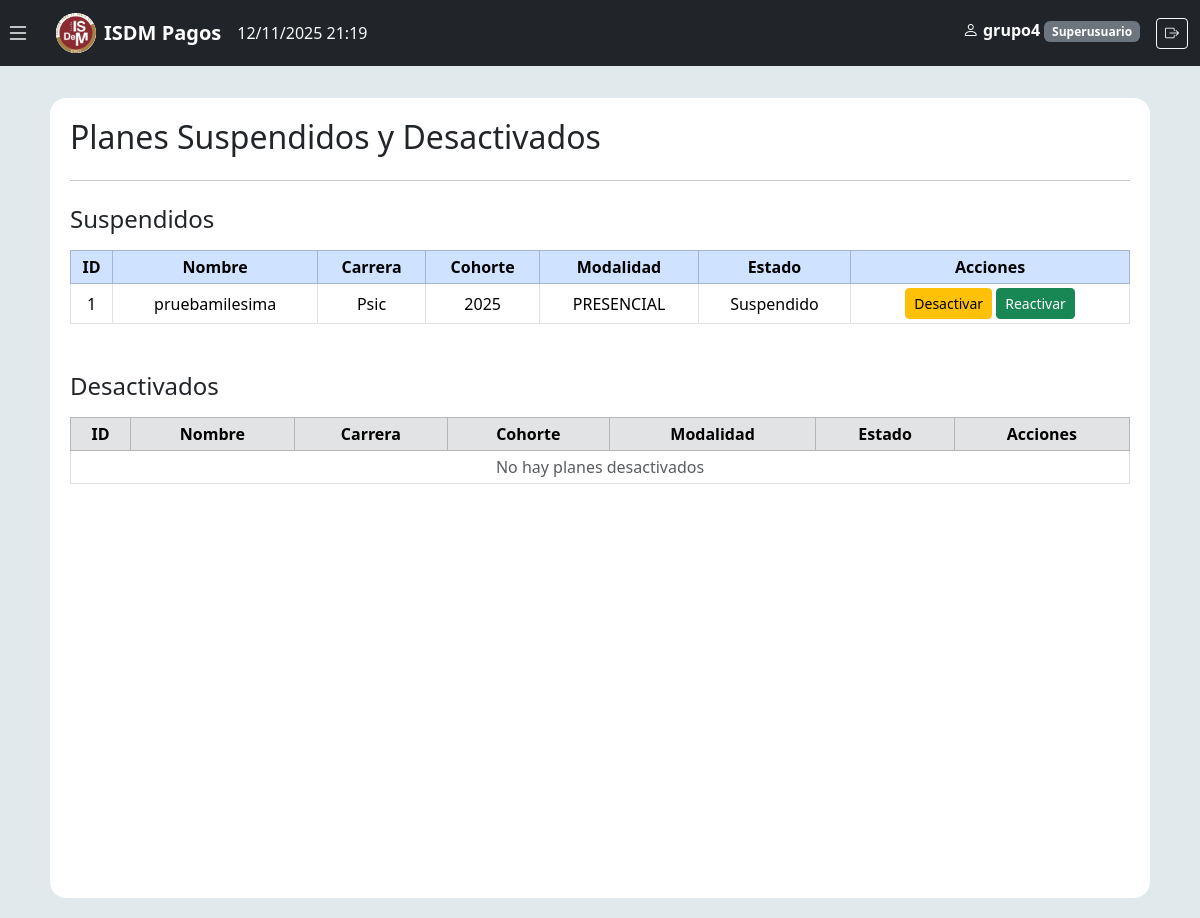
Before: /planes/suspendidos/ (signed in) with the older database file.
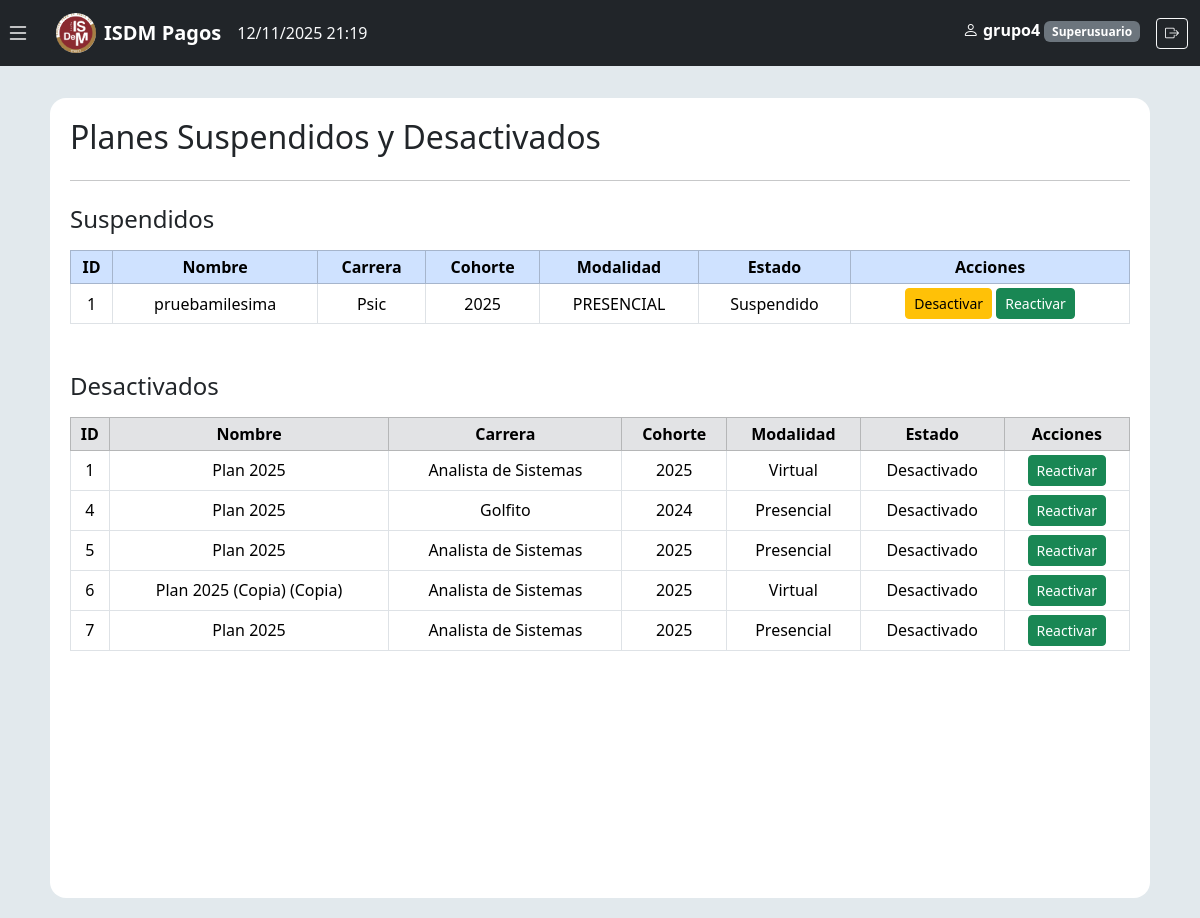
After: the same page with the newer database file.
### planes_pago/models.py (models this page shows, shortened)
class Regularizacion(models.Model):
    nombre = models.CharField(max_length=100)
    CARRERA_CHOICES = (
        ('INICIAL', 'Meestra nivel inicial'),
        ('ASI', 'Analisis de Sistemas'),
        ('INGLES', 'Profesorado de Ingles'),
        ('Psic', 'Psicopedagogia'),
    )
    carrera = models.CharField(
        max_length=20,
        choices=CARRERA_CHOICES,
        default='ASI',
        verbose_name='Carrera Seleccionada'
    )
    MODALIDAD_CHOICES = (
        ('PRESENCIAL', 'Presencial'),
        ('VIRTUAL', 'Virtual'),
        ('MIXTA', 'Mixta'),
    )
    modalidad = models.CharField(
        max_length=20,
        choices=MODALIDAD_CHOICES,
        default='PRESENCIAL',
        verbose_name='Modalidad de Cursada'
    )
    cohorte = models.CharField(max_length=15)
    ESTADO_CHOICES = [
        ('A', 'Activa'),
        ('S', 'Suspendida'),
        ('D', 'Desactivada'),
    ]
    estado = models.CharField(
        max_length=1,
        choices=ESTADO_CHOICES,
        default='S'
    )

class PlanPago(models.Model):
    nombre = models.CharField(max_length=100)
    carrera = models.CharField(max_length=100)
    cohorte = models.CharField(max_length=10)
    modalidad = models.CharField(max_length=50)
    iEstado = models.BooleanField(default=True)
    estado = models.CharField(
        max_length=1,
        choices=[
            ('A', 'Activo'),
            ('S', 'Suspendido'),
            ('D', 'Desactivado')
        ],
        default='A'
    )

### planes_pago/views.py (the view)
# urls.py: path('planes/suspendidos/', views.planes_suspendidos, name='planes_suspendidos'),
@login_required
def planes_suspendidos(request):
    suspendidos_planes = PlanPago.objects.filter(estado='S')
    desactivados_planes = PlanPago.objects.filter(estado='D')
    suspendidos_regularizaciones = Regularizacion.objects.filter(estado='S')
    desactivados_regularizaciones = Regularizacion.objects.filter(estado='D')
    suspendidos = list(suspendidos_planes) + list(suspendidos_regularizaciones)
    desactivados = list(desactivados_planes) + list(desactivados_regularizaciones)
    return render(request, "planes_suspendidos.html", {
        "suspendidos": suspendidos,
        "desactivados": desactivados
    })

### planes_pago/templatetags/permisos_tags.py (called while the page is built, shortened)
@register.filter(name='has_group')
def has_group(user, group_name):
    if user.is_superuser:
        return True
    return user.groups.filter(name=group_name).exists()

@register.simple_tag
def user_role(user):
    if user.is_superuser:
        return "Superusuario"

### planes_pago/templates/planes_suspendidos.html (shortened to what this page needs)
{% extends "base.html" %}
{% load static %}
{% block content %}
<div class="layout">
    <main class="main-content">
        <h2 class="mb-4">Planes Suspendidos y Desactivados</h2>
        <hr>
        <section class="mt-4">
        <h4 class="mb-3">Suspendidos</h4>
        <table class="table table-bordered table-sm align-middle text-center">
            <thead class="table-primary">
            <tr>
                <th>ID</th>
                <th>Nombre</th>
                <th>Carrera</th>
                <th>Cohorte</th>
                <th>Modalidad</th>
                <th>Estado</th>
                <th>Acciones</th>
            </tr>
            </thead>
            <tbody id="tablaSuspendidos">
            {% for plan in suspendidos %}
            <tr id="plan-{{ plan.id }}">
                <td>{{ plan.id }}</td>
                <td>{{ plan.nombre }}</td>
                <td>{{ plan.carrera }}</td>
                <td>{{ plan.cohorte }}</td>
                <td>{{ plan.modalidad }}</td>
                <td>Suspendido</td>
                <td>
                    <button class="btn btn-sm btn-warning btn-desactivar" data-id="{{ plan.id }}">Desactivar</button>
                    <button class="btn btn-sm btn-success btn-reactivar" data-id="{{ plan.id }}">Reactivar</button>
                </td>
            </tr>
            {% empty %}
            <tr><td colspan="7" class="text-muted">No hay planes suspendidos</td></tr>
            {% endfor %}
            </tbody>
        </table>
        </section>
        <section class="mt-5">
        <h4 class="mb-3">Desactivados</h4>
        <table class="table table-bordered table-sm align-middle text-center">
            <thead class="table-secondary">
            <tr>
                <th>ID</th>
                <th>Nombre</th>
                <th>Carrera</th>
                <th>Cohorte</th>
                <th>Modalidad</th>
                <th>Estado</th>
                <th>Acciones</th>
            </tr>
            </thead>
            <tbody id="tablaDesactivados">
            {% for plan in desactivados %}
            <tr id="plan-{{ plan.id }}">
                <td>{{ plan.id }}</td>
                <td>{{ plan.nombre }}</td>
                <td>{{ plan.carrera }}</td>
                <td>{{ plan.cohorte }}</td>
                <td>{{ plan.modalidad }}</td>
                <td>Desactivado</td>
                <td>
                    <button class="btn btn-sm btn-success btn-reactivar" data-id="{{ plan.id }}">Reactivar</button>
                </td>
            </tr>
            {% empty %}
            <tr><td colspan="7" class="text-muted">No hay planes desactivados</td></tr>
            {% endfor %}
            </tbody>
        </table>
        </section>
    </main>
</div>
{% endblock %}

### planes_pago/templates/base.html (shortened to what this page needs)
{% load static %}
{% load permisos_tags %}
<!DOCTYPE html>
<html lang="es">
<head>
    <link rel="stylesheet" href="https://cdn.jsdelivr.net/npm/bootstrap@5.3.3/dist/css/bootstrap.min.css">
  <link href="https://cdn.jsdelivr.net/npm/bootstrap@5.3.3/dist/css/bootstrap.min.css" rel="stylesheet">
  <link href="https://cdn.jsdelivr.net/npm/bootstrap-icons@1.11.3/font/bootstrap-icons.css" rel="stylesheet">
<link href="https://cdn.jsdelivr.net/npm/bootstrap@5.3.2/dist/css/bootstrap.min.css" rel="stylesheet">
<link rel="stylesheet" href="https://cdn.datatables.net/1.13.8/css/dataTables.bootstrap5.min.css">
<link href="https://cdn.jsdelivr.net/npm/bootstrap-icons@1.11.1/font/bootstrap-icons.css" rel="stylesheet">
</head>
<body>
    <nav class="navbar navbar-expand-lg navbar-dark bg-dark fixed-top">
      <button class="btn-toggle me-2" id="toggleSidebar">
        <i class="bi bi-list"></i>
      </button>
        <div class="container-fluid">
            <a class="navbar-brand" href="{% url 'home' %}">
                <img src="{% static 'img/logo.png' %}" alt="ISDM Logo" class="navbar-logo">
                ISDM Pagos
            </a>
              <span class="nav-link disabled text-light">{% now "d/m/Y H:i" %}</span>
                <ul class="navbar-nav ms-auto">
                {% if user.is_authenticated %}
                    {% user_role user as rol %}
                    <li class="nav-item">
                        <span class="navbar-text text-white me-3">
                            <i class="bi bi-person"></i>
                            <strong>{{ user.username }}</strong>
                            <span class="badge bg-secondary">{{ rol }}</span>
                        </span>
                    </li>
                    <li class="nav-item">
                        <form method="post" action="{% url 'logout' %}" style="display:inline">
                            <button type="submit" class="btn btn-outline-light btn-sm" title="Salir">
                              <i class="bi bi-box-arrow-right"></i>
                          </button>
                        </form>
                    </li>
                {% else %}
                    <li class="nav-item"><a class="nav-link" href="{% url 'login' %}">Ingresar</a></li>
                    <li class="nav-item"><a class="nav-link" href="{% url 'registro' %}">Registrarse</a></li>
                {% endif %}
                </ul>
            </div>
    </nav>
  <div id="content" class="container mt-2">
    {% block content %}{% endblock %}
  </div>
</body>
</html>

### planes_pago/templates/base.html (style rules this page uses)
body { background-color: #d2dde4a2 !important; padding-top: 70px; }
.main-content { flex: 1; }
.layout { display: flex; min-height: 100vh; background: #ffffff; padding:20px; border-radius: 16px; }
.navbar-logo { width: 40px; height: 40px; object-fit: cover; margin-right: 0.5rem; border-radius: 50%; background-color: white; }
.navbar-brand { display: flex; align-items: center; }
#content { transition: margin-left 0.3s; padding: 20px; }
.btn-toggle { border: none; background: none; color: white; font-size: 1.5rem; }
.navbar-brand { font-weight: 600; }

Changed rows visible on the page:
now on this page (row edited): PlanPago: id "1", nombre "Plan 2025", carrera "Analista de Sistemas", cohorte "2025", modalidad "Virtual"
added PlanPago: id "4", nombre "Plan 2025", carrera "Golfito", cohorte "2024", modalidad "Presencial"
added PlanPago: id "5", nombre "Plan 2025", carrera "Analista de Sistemas", cohorte "2025", modalidad "Presencial"
added PlanPago: id "6", nombre "Plan 2025 (Copia) (Copia)", carrera "Analista de Sistemas", cohorte "2025", modalidad "Virtual"
added PlanPago: id "7", nombre "Plan 2025", carrera "Analista de Sistemas", cohorte "2025", modalidad "Presencial"
Other visible differences:
text no longer shown: "No hay planes desactivados"
